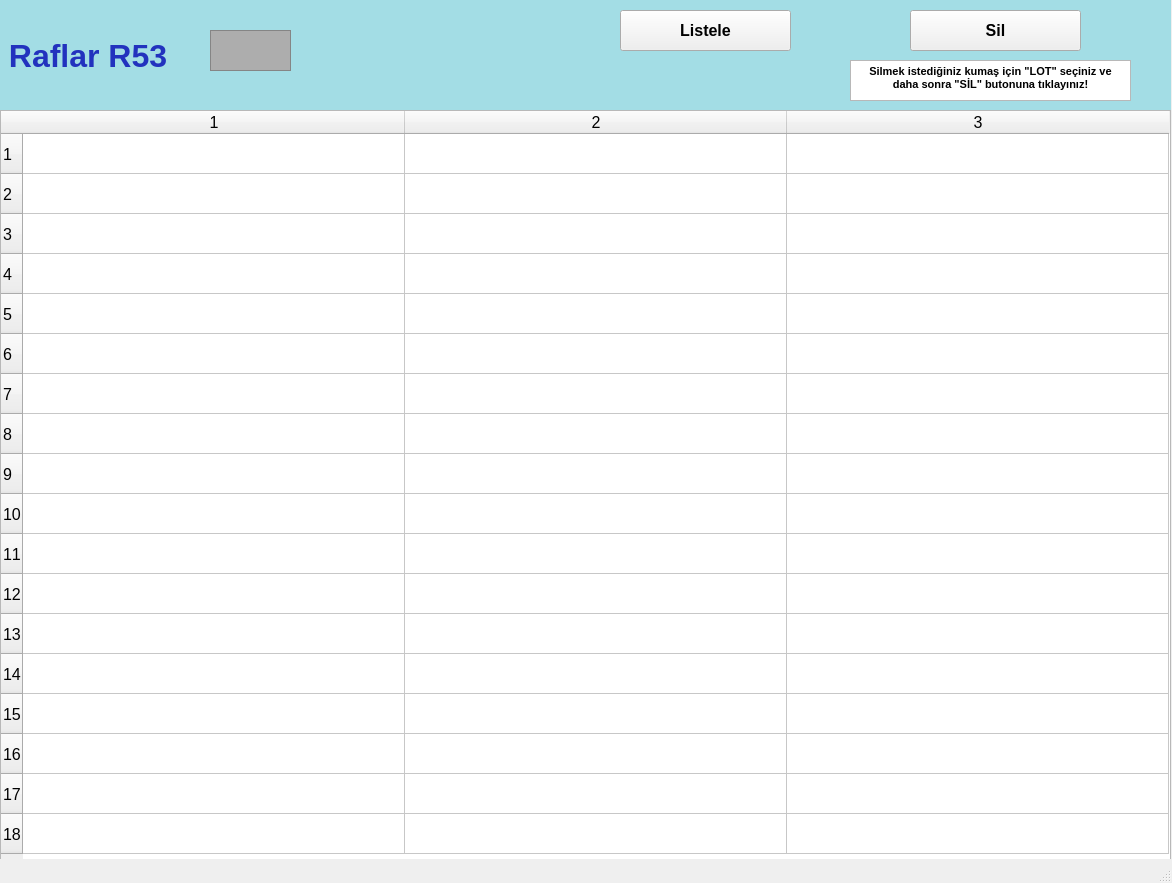
<?xml version="1.0" encoding="UTF-8"?>
<ui version="4.0">
 <class>raflarR53_ekran</class>
 <widget class="QMainWindow" name="raflarR53_ekran">
  <property name="geometry">
   <rect>
    <x>0</x>
    <y>0</y>
    <width>1172</width>
    <height>883</height>
   </rect>
  </property>
  <property name="font">
   <font>
    <pointsize>12</pointsize>
    <weight>50</weight>
    <bold>false</bold>
    <kerning>false</kerning>
   </font>
  </property>
  <property name="windowTitle">
   <string/>
  </property>
  <widget class="QWidget" name="centralwidget">
   <widget class="QLabel" name="raflarR1yazi_lbl">
    <property name="geometry">
     <rect>
      <x>0</x>
      <y>0</y>
      <width>1171</width>
      <height>111</height>
     </rect>
    </property>
    <property name="font">
     <font>
      <pointsize>24</pointsize>
      <weight>75</weight>
      <bold>true</bold>
     </font>
    </property>
    <property name="styleSheet">
     <string notr="true">background-color: rgb(163, 221, 229);
color: rgb(34, 50, 190);</string>
    </property>
    <property name="text">
     <string> Raflar R53</string>
    </property>
   </widget>
   <widget class="QFrame" name="raflarR1_img">
    <property name="geometry">
     <rect>
      <x>210</x>
      <y>30</y>
      <width>81</width>
      <height>41</height>
     </rect>
    </property>
    <property name="styleSheet">
     <string notr="true">background-color: rgb(173, 173, 173);</string>
    </property>
    <property name="frameShape">
     <enum>QFrame::StyledPanel</enum>
    </property>
    <property name="frameShadow">
     <enum>QFrame::Raised</enum>
    </property>
   </widget>
   <widget class="QTableWidget" name="R53_tw">
    <property name="geometry">
     <rect>
      <x>0</x>
      <y>110</y>
      <width>1171</width>
      <height>751</height>
     </rect>
    </property>
    <property name="baseSize">
     <size>
      <width>0</width>
      <height>0</height>
     </size>
    </property>
    <property name="rowCount">
     <number>18</number>
    </property>
    <property name="columnCount">
     <number>3</number>
    </property>
    <attribute name="horizontalHeaderVisible">
     <bool>true</bool>
    </attribute>
    <attribute name="horizontalHeaderCascadingSectionResizes">
     <bool>false</bool>
    </attribute>
    <attribute name="horizontalHeaderDefaultSectionSize">
     <number>382</number>
    </attribute>
    <attribute name="horizontalHeaderMinimumSectionSize">
     <number>38</number>
    </attribute>
    <attribute name="verticalHeaderDefaultSectionSize">
     <number>40</number>
    </attribute>
    <attribute name="verticalHeaderMinimumSectionSize">
     <number>23</number>
    </attribute>
    <row/>
    <row/>
    <row/>
    <row/>
    <row/>
    <row/>
    <row/>
    <row/>
    <row/>
    <row/>
    <row/>
    <row/>
    <row/>
    <row/>
    <row/>
    <row/>
    <row/>
    <row/>
    <column/>
    <column/>
    <column/>
   </widget>
   <widget class="QPushButton" name="listeleR53_btn">
    <property name="geometry">
     <rect>
      <x>620</x>
      <y>10</y>
      <width>171</width>
      <height>41</height>
     </rect>
    </property>
    <property name="font">
     <font>
      <pointsize>12</pointsize>
      <weight>75</weight>
      <bold>true</bold>
     </font>
    </property>
    <property name="text">
     <string>Listele</string>
    </property>
   </widget>
   <widget class="QPushButton" name="silR53_btn">
    <property name="geometry">
     <rect>
      <x>910</x>
      <y>10</y>
      <width>171</width>
      <height>41</height>
     </rect>
    </property>
    <property name="font">
     <font>
      <pointsize>12</pointsize>
      <weight>75</weight>
      <bold>true</bold>
     </font>
    </property>
    <property name="text">
     <string>Sil</string>
    </property>
   </widget>
   <widget class="QTextBrowser" name="textBrowser">
    <property name="geometry">
     <rect>
      <x>850</x>
      <y>60</y>
      <width>281</width>
      <height>41</height>
     </rect>
    </property>
    <property name="html">
     <string>&lt;!DOCTYPE HTML PUBLIC &quot;-//W3C//DTD HTML 4.0//EN&quot; &quot;http://www.w3.org/TR/REC-html40/strict.dtd&quot;&gt;
&lt;html&gt;&lt;head&gt;&lt;meta name=&quot;qrichtext&quot; content=&quot;1&quot; /&gt;&lt;style type=&quot;text/css&quot;&gt;
p, li { white-space: pre-wrap; }
&lt;/style&gt;&lt;/head&gt;&lt;body style=&quot; font-family:'MS Shell Dlg 2'; font-size:12pt; font-weight:400; font-style:normal;&quot;&gt;
&lt;p align=&quot;center&quot; style=&quot; margin-top:0px; margin-bottom:0px; margin-left:0px; margin-right:0px; -qt-block-indent:0; text-indent:0px;&quot;&gt;&lt;span style=&quot; font-size:8pt; font-weight:600;&quot;&gt;Silmek istediğiniz kumaş için &amp;quot;LOT&amp;quot; seçiniz ve daha sonra &amp;quot;SİL&amp;quot; butonuna tıklayınız!&lt;/span&gt;&lt;/p&gt;&lt;/body&gt;&lt;/html&gt;</string>
    </property>
   </widget>
  </widget>
  <widget class="QStatusBar" name="statusbar"/>
 </widget>
 <resources/>
 <connections/>
</ui>
